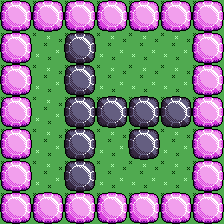

A level layout from a 2D game, rendered from its tile map. Below: a short description, then the map file with tile-grid data replaced by summaries:
An orthogonal 7x7 tile map with 32x32 px tiles, 3 tile layers (base, border, walls).

<map version="1.0" orientation="orthogonal" renderorder="right-down" width="7" height="7" tilewidth="32" tileheight="32">
 <tileset firstgid="1" name="youandme_tilesheet_32" tilewidth="32" tileheight="32">
  <image source="../youandme_tilesheet_32.png" width="96" height="32" />
 </tileset>
 <layer name="base" width="7" height="7">
  <data>[49 cells, 49 non-empty, 1 distinct tile ids]</data>
 </layer>
 <layer name="border" width="7" height="7">
  <data>[49 cells, 24 non-empty, 1 distinct tile ids]</data>
 </layer>
 <layer name="walls" width="7" height="7">
  <data>[49 cells, 9 non-empty, 1 distinct tile ids]</data>
 </layer>
</map>
